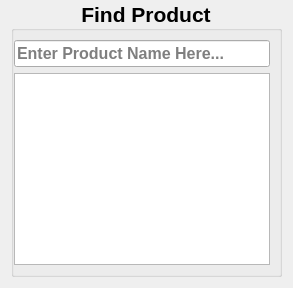
                 <widget class="QWidget" name="findProductPage">
                  <layout class="QVBoxLayout" name="verticalLayout">
                   <property name="topMargin">
                    <number>0</number>
                   </property>
                   <item>
                    <widget class="QGroupBox" name="findProductGroupBox">
                     <property name="font">
                      <font>
                       <family>Arial</family>
                       <pointsize>16</pointsize>
                       <weight>75</weight>
                       <bold>true</bold>
                      </font>
                     </property>
                     <property name="title">
                      <string>Find Product</string>
                     </property>
                     <property name="alignment">
                      <set>Qt::AlignCenter</set>
                     </property>
                     <layout class="QVBoxLayout" name="verticalLayout_6">
                      <property name="leftMargin">
                       <number>0</number>
                      </property>
                      <property name="topMargin">
                       <number>9</number>
                      </property>
                      <item>
                       <widget class="QLineEdit" name="findLineEdit">
                        <property name="font">
                         <font>
                          <pointsize>12</pointsize>
                         </font>
                        </property>
                        <property name="placeholderText">
                         <string>Enter Product Name Here...</string>
                        </property>
                       </widget>
                      </item>
                      <item>
                       <widget class="QListWidget" name="foundedListWidget"/>
                      </item>
                     </layout>
                    </widget>
                   </item>
                  </layout>
                 </widget>
